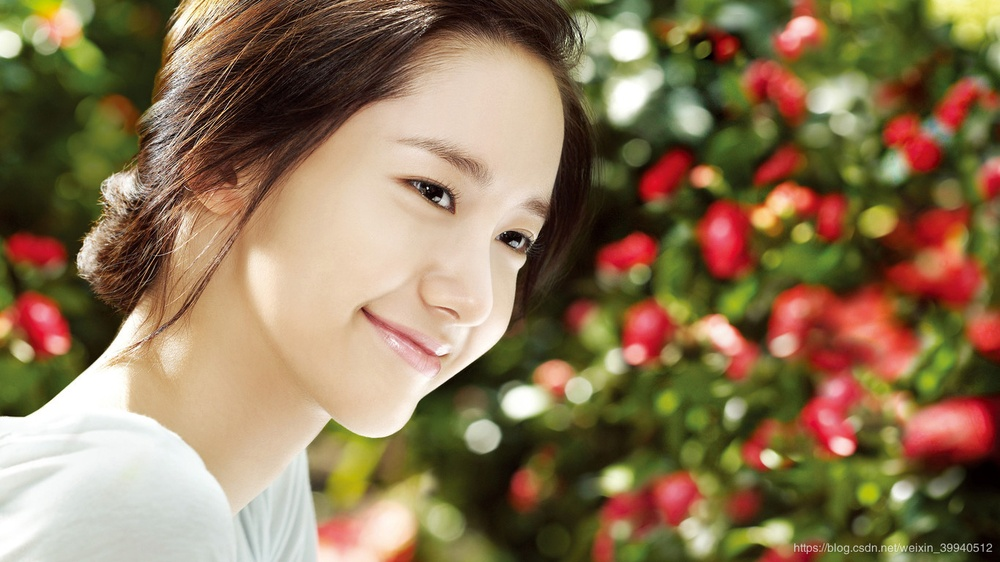
//> input picture 计算机视觉基础：图像处理（上）/task05/1.jpg, 1000 x 562 px, shrunk from 1366 x 768 before the run
$ ./task05   (built with g++ and OpenCV 4)
//> lines starting //> are read from the running program, lines starting //| are printed output that depends on the picture; after the words box and inside, x2 and y2 are one past the last pixel; in counts of white or black regions, pixels touching at a corner belong together
#include <iostream>
#include <opencv2/opencv.hpp>
using namespace std;
using namespace cv;

int main(int argc, char* argv[])
{
    Mat img = imread("1.jpg");
//> img is the input picture: 562 rows x 1000 cols, CV_8UC3; mean B, G, R 85.5, 117.6, 139.9
    if (img.empty())
    {
        cout << "Error: Could not load image" << endl;
        return 0;
    }

    Mat gray1;
    cvtColor(img, gray1, CV_BGR2GRAY);
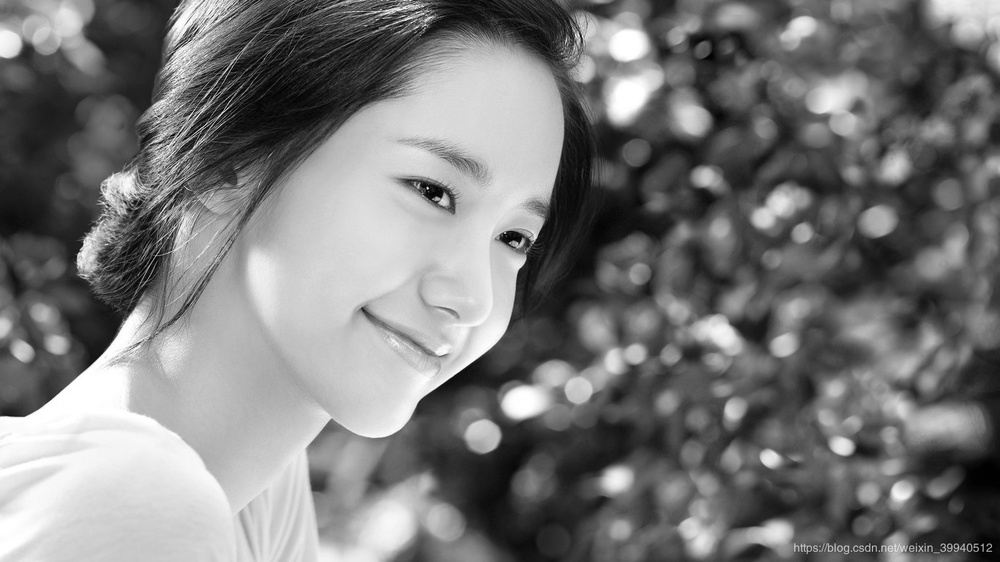
//> gray1: 562 rows x 1000 cols, CV_8UC1; min 0, max 255, mean 120.6

    Mat dst1;
    threshold(gray1, dst1, 0, 255, CV_THRESH_OTSU);
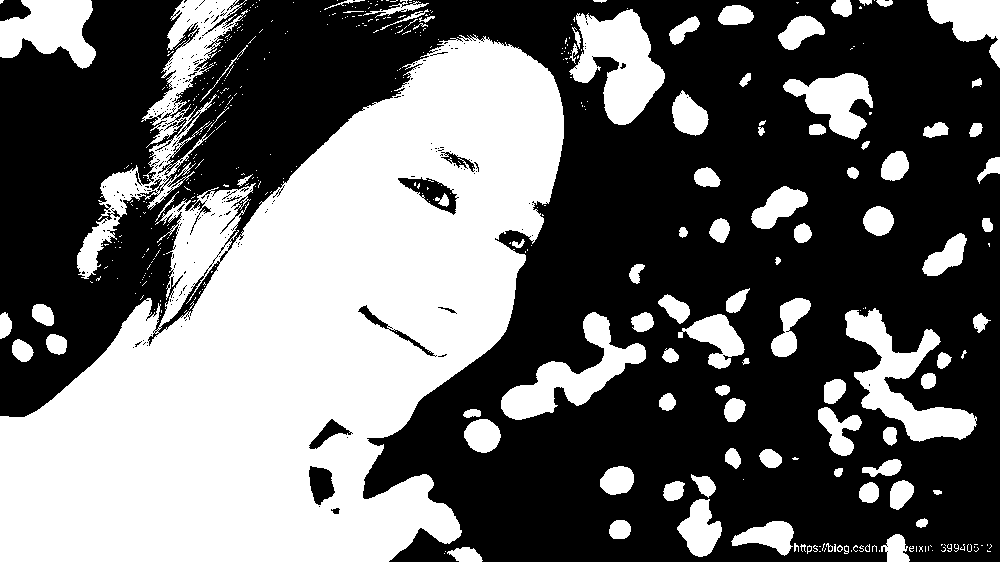
//> dst1: 562 rows x 1000 cols, CV_8UC1; 41.2% white; 446 white regions (349 under 20 px), largest, box (x1, y1, x2, y2) and area: (0, 34, 564, 562) 165950, (77, 0, 248, 279) 8634, (845, 308, 977, 442) 6160

    imshow("src", img);
    imshow("gray1", gray1);
    imshow("大津阈值", dst1);
    imwrite("大津阈值.jpg", dst1);


    Mat gray2;
    cvtColor(img, gray2, CV_BGR2GRAY);

    Mat dst2;
    cv::adaptiveThreshold(gray2, dst2, 255, cv::ADAPTIVE_THRESH_MEAN_C, cv::THRESH_BINARY, 21, 10);
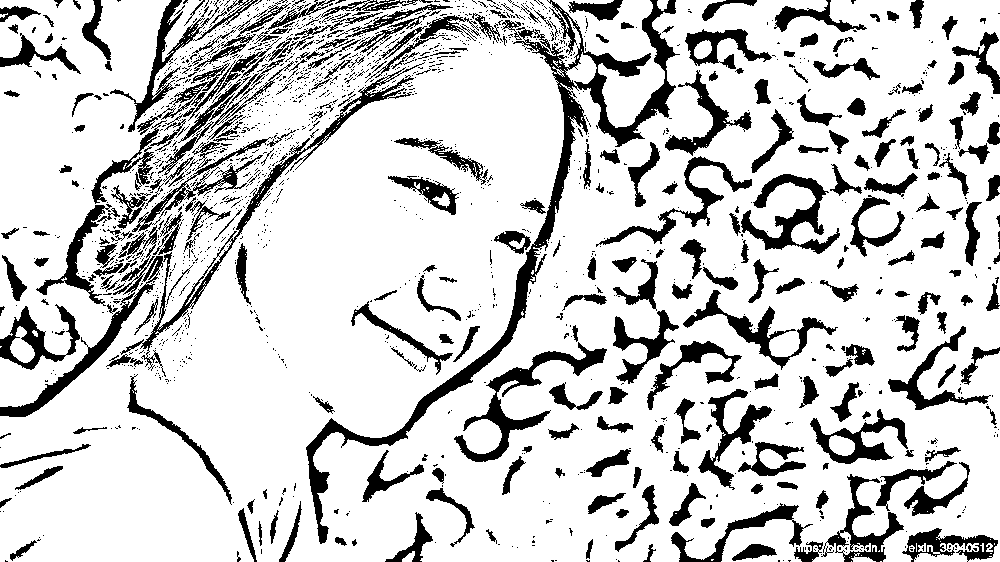
//> dst2: 562 rows x 1000 cols, CV_8UC1; 80.8% white; 1780 black regions (1473 under 20 px), largest, box (x1, y1, x2, y2) and area: (306, 0, 680, 544) 11364, (0, 62, 425, 417) 5670, (454, 342, 607, 462) 3125

    imshow("gray2", gray2);
    imshow("自适应阈值", dst2);
    imwrite("自适应阈值.jpg", dst1);

    waitKey(0);

    return 0;
}
